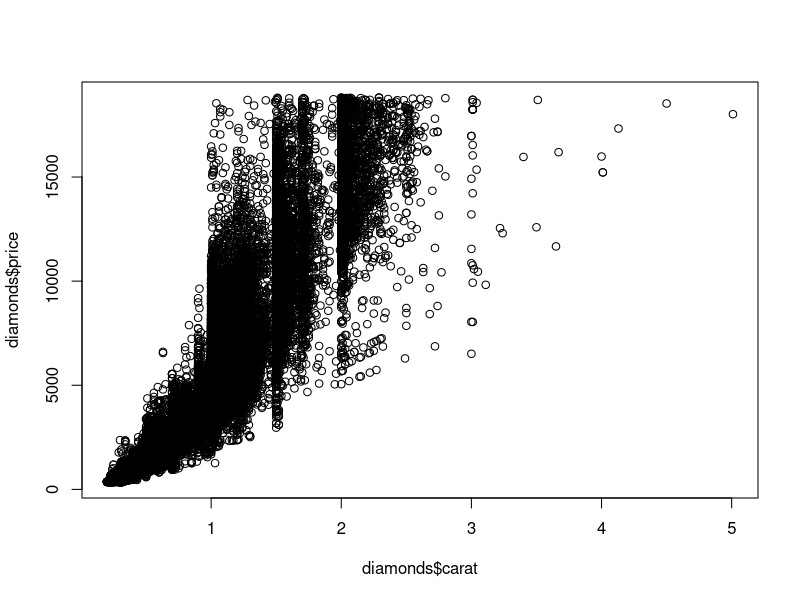
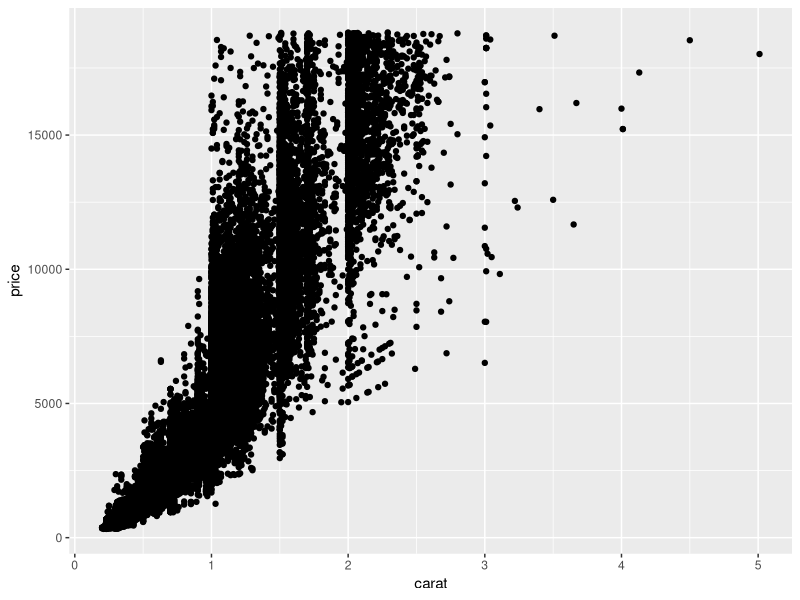
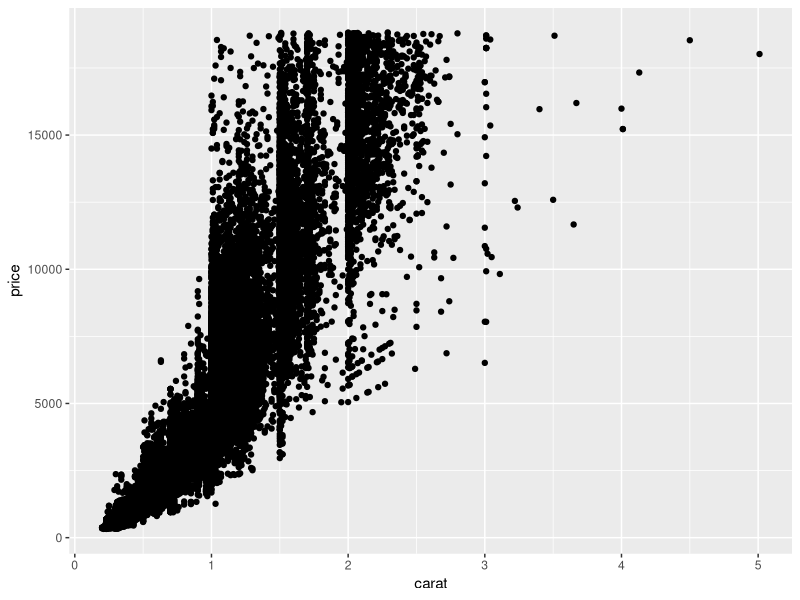
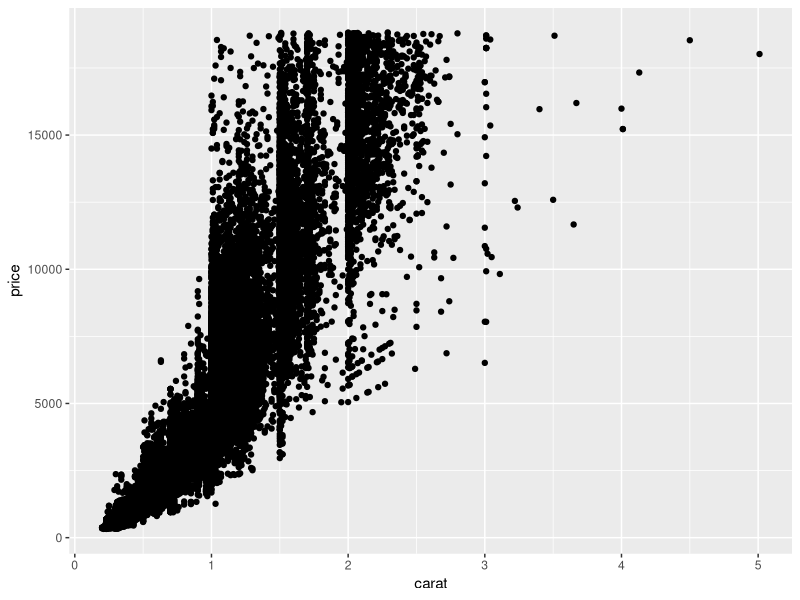
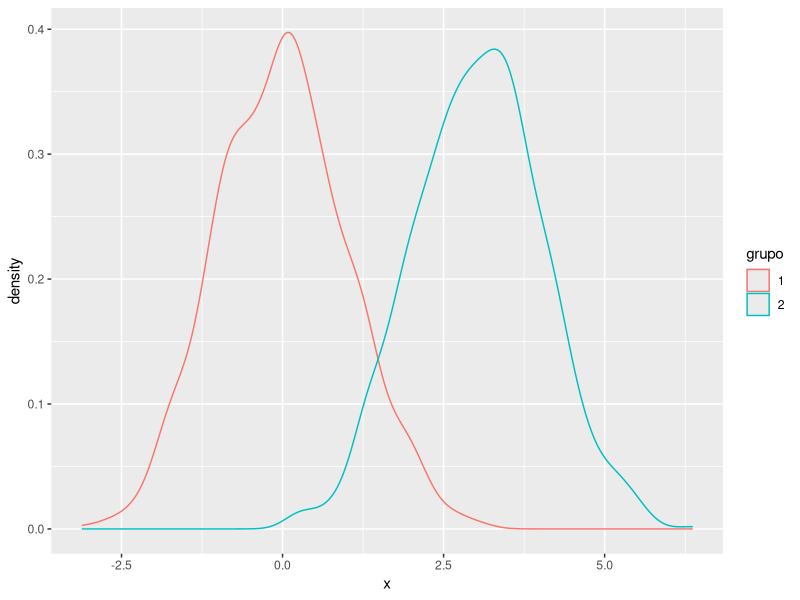
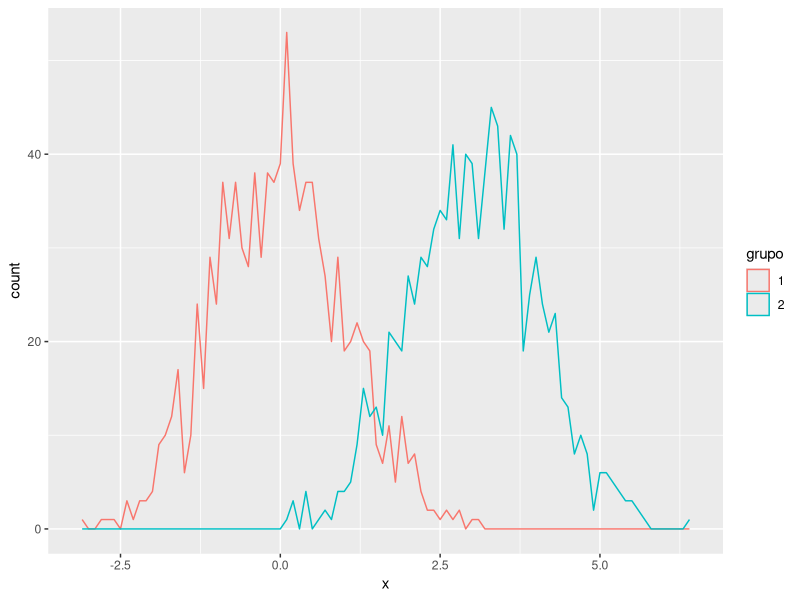
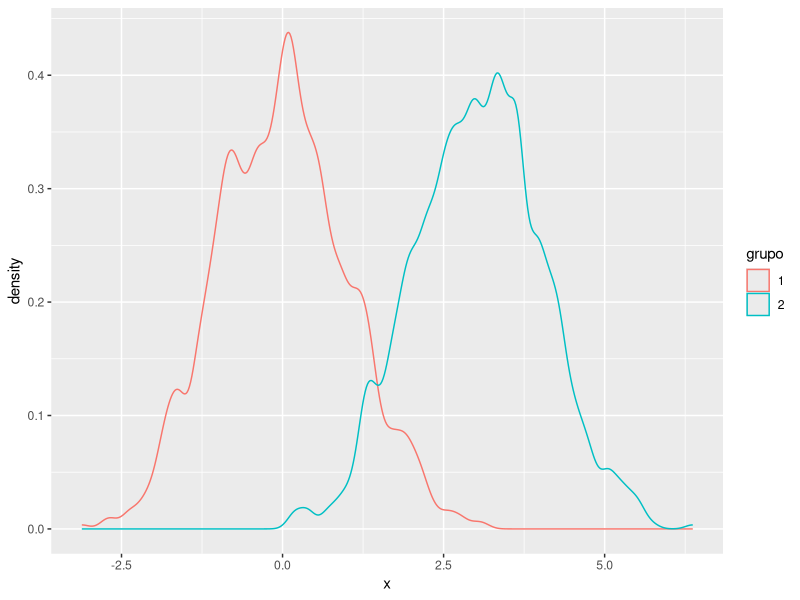
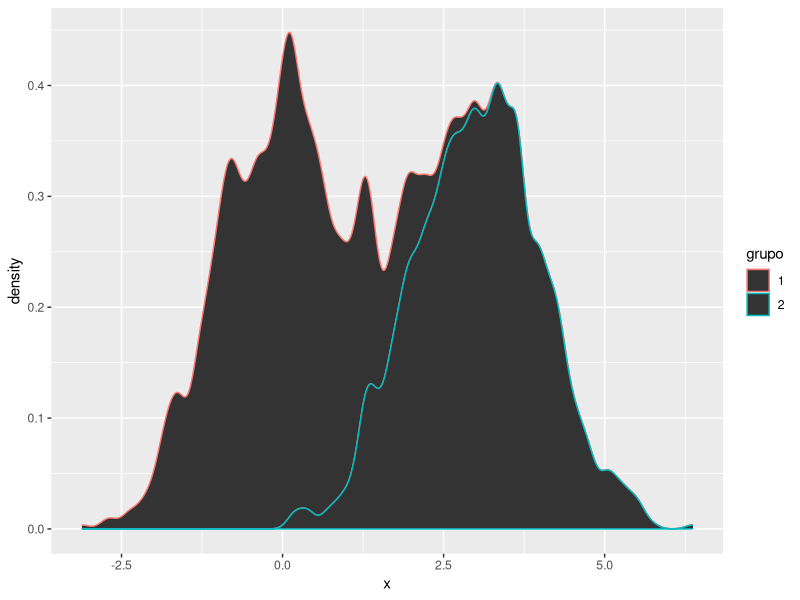

Reproduce these figures in R, in order. (Note: this script raises an error after producing the figures.)
## ---- chunk 1
knitr::opts_chunk$set(echo = T, warning = F, error = F, message = F)
library(tidyverse)
## ---- chunk 2
data(diamonds, package = "ggplot2")
str(diamonds)

plot(diamonds$carat, diamonds$price)
## ---- chunk 3
qplot(data = diamonds, x = carat, y = price, geom = "point")
## ---- chunk 4
ggplot() +
  layer( # una capa
    data = diamonds, # datos
    mapping = aes(x = carat, y = price), # mapeo estético
    geom = "point", # geometría
    stat = "identity", # transformación estadística
    position = "identity" # ajuste en posición de objetos
    ) + 
  scale_y_continuous() + # Escala para estética continua en y
  scale_x_continuous() + # Escala para estética continua en x
  coord_cartesian() # Sistema de coordenadas
## ---- chunk 5
ggplot(diamonds, aes(carat, price)) + geom_point()
## ---- chunk 6
mix2norm <- data.frame(x  = c(rnorm(1000), rnorm(1000, 3)), 
                       grupo = as.factor(rep(c(1,2),each=1000)))

ggplot(mix2norm, aes(x=x, color = grupo)) + geom_density()
## ---- chunk 7
ggplot(mix2norm, aes(x=x, color = grupo)) + 
  geom_density(stat = "bin", binwidth = 0.1)
## ---- chunk 8
ggplot(mix2norm, aes(x = x, color = grupo)) + geom_density(adjust = 1/2)
## ---- chunk 9
ggplot(mix2norm, aes(x = x, color = grupo)) + stat_density(adjust = 1/2)
## ---- chunk 10
diamonds
## ---- chunk 11
ggplot(mix2norm, aes(x=x, color = grupo)) + 
  stat_density(adjust=1/2, size=2, position = "identity", geom = "line")
## ---- chunk 12
ggplot(mix2norm, aes(x=x, color = grupo)) + 
  stat_density(adjust=1/2, size=2, position ="identity", geom ="line") +
  scale_y_log10(limits = c(1e-5,1))
## ---- chunk 13
ggplot(mix2norm, aes(x = x, color = grupo)) + 
  stat_density(adjust = 1/2, size = 2, position = "identity", geom = "line") +
  coord_polar()
## ---- chunk 14
ggplot(mix2norm, aes(x = x, color = grupo)) + 
  stat_density(adjust = 1/2, size = 2, position = "identity", geom = "line") +
  facet_grid(grupo ~ .)
## ---- chunk 15
iris
## ---- chunk 16
## Respuestas

## ---- chunk 17
library(gridExtra)
data(Pima.tr2, package="MASS")
tbl_df(Pima.tr2)
## ---- chunk 18
h1 <- ggplot(Pima.tr2, aes(glu)) + geom_histogram()
h2 <- ggplot(Pima.tr2, aes(bp)) + geom_histogram()
h3 <- ggplot(Pima.tr2, aes(skin)) + geom_histogram()
h4 <- ggplot(Pima.tr2, aes(bmi)) + geom_histogram()
h5 <- ggplot(Pima.tr2, aes(ped)) + geom_histogram()
h6 <- ggplot(Pima.tr2, aes(age)) + geom_histogram()
grid.arrange(h1, h2, h3, h4, h5, h6, nrow=2)
## ---- chunk 19
library(dplyr)
PimaV <- select(Pima.tr2, glu:age) %>%
  gather(key = "variable", value = "valor")

ggplot(PimaV, aes(x = variable, y = valor)) + 
  geom_boxplot() +
  xlab("") + ylab("")

# Cambiamoso el color, forma y tamano de los outliers
ggplot(PimaV, aes(x = variable, y = valor)) + 
  geom_boxplot(outlier.colour="red", outlier.shape=8,
                outlier.size=4) +
  xlab("") + ylab("") 
## ---- chunk 20
data(father.son, package="UsingR")
c2 <- ggplot(father.son, aes(sheight)) + 
             geom_histogram(aes(y = ..density..), binwidth=1) +
             geom_density() + xlim(58, 80) + ylim(0, 0.16) +
             xlab("ht (inches)") + ylab("") + ggtitle("Sons")
p2 <- ggplot(father.son, aes(fheight)) + 
             geom_histogram(aes(y = ..density..), binwidth=1) +
             geom_density() + xlim(58, 80) + ylim(0, 0.16) +
             xlab("ht (inches)") + ylab("") +
             ggtitle("Fathers")
grid.arrange(c2, p2, nrow = 1)

ggplot(father.son %>% gather(key = "variable", value = "altura"), aes(altura, color = variable)) + 
             # geom_histogram(aes(y = ..density..), binwidth=1) +
             geom_density() + xlim(58, 80) + ylim(0, 0.16) +
             xlab("ht (inches)") + ylab("") + theme_bw()
## ---- chunk 21
with(father.son, {
     qqnorm(sheight, main="Sons", xlab="",
            ylab="", pch=16, ylim=c(55,80))
     qqline(sheight)
     qqnorm(fheight, main="Fathers", xlab="",
            ylab="", pch=16, ylim=c(55,80))
     qqline(fheight)})
## ---- chunk 22
data(Fleiss93, package="meta")
Fleiss93 <- within(Fleiss93, {
                   total <- n.e + n.c
                   st <- reorder(study, -(total)) })
ggplot(Fleiss93, aes(st, total)) + geom_bar(stat="identity") +
       xlab("") + ylab("") + ylim(0,20000)

## ---- chunk 23

Fleiss93 <- within(Fleiss93, st1 <- as.character(study) )
Fleiss93 <- Fleiss93 %>% mutate(st1 = ifelse(total>2000,st1, "REST"))
ggplot(Fleiss93, aes(st1, total)) + geom_bar(stat="identity") +
       xlab("") + ylab("") + ylim(0,20000)
## ---- chunk 24
library(gridExtra)
Titanic1 <- data.frame(Titanic)

p <- ggplot(Titanic1, aes(weight=Freq)) +
            ylab("")
cs <- p + aes(Class) + geom_bar(fill="blue")
sx <- p + aes(Sex) + geom_bar(fill="green")
ag <- p + aes(Age) + geom_bar(fill="tan2")
su <- p + aes(Survived) + geom_bar(fill="red")
grid.arrange(cs, sx, ag, su, nrow=1, widths=c(3, 2, 2, 2))

p <- ggplot(Titanic1, aes(weight=Freq)) +
            ylab("") + ylim(0,2250)
cs <- p + aes(Class) + geom_bar(fill="blue")
sx <- p + aes(Sex) + geom_bar(fill="green")
ag <- p + aes(Age) + geom_bar(fill="tan2")
su <- p + aes(Survived) + geom_bar(fill="red")
grid.arrange(cs, sx, ag, su, nrow=1, widths=c(3, 2, 2, 2))
## ---- chunk 25
data(SpeedSki, package = "GDAdata")
tbl_df(SpeedSki)
## ---- chunk 26
## Respuestas

## ---- chunk 27
data(Cars93, package="MASS")
ggplot(Cars93, aes(Weight, MPG.city)) + geom_point() +
       geom_smooth(colour="green") + ylim(0,50)
## ---- chunk 28
data(father.son, package="UsingR")
ggplot(father.son, aes(fheight, sheight)) + geom_point() +
       geom_smooth(method="lm", colour="red") +
       geom_abline(slope=1, intercept=0)
## ---- chunk 29
data(father.son, package="UsingR")
ggplot(father.son, aes(fheight, sheight)) + geom_point() +
       geom_smooth(method="lm", colour="red", se=FALSE) +
       stat_smooth()
## ---- chunk 30
data(oly12, package="VGAMdata")
ggplot(oly12, aes(Height, Weight)) + geom_point() +
       ggtitle("Athletes at the London Olympics 2012")
ggplot(oly12, aes(Height,Weight))+geom_point(size=1)+facet_wrap(~Sex,ncol=1)
## ---- chunk 31
oly125 <- mutate(oly12,Sport=abbreviate(Sport,12))
ggplot(oly12, aes(Height,Weight))+geom_point(size=1)+facet_wrap(~Sport)
